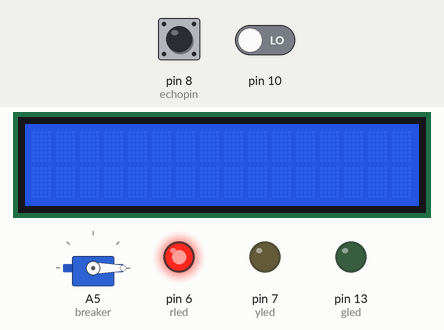
A sketch run on a simulated Arduino Uno, built with avr-gcc and run on an emulated ATmega328P. On the bench: 16×2 character LCD, servo, output pins drawn as LEDs (lit = HIGH). The inputs (shaded band) are chosen by the test bench; at power-on: pin 10 LOW, pin 8 (echopin) LOW. Pins used as bus, display or sensor lines are not drawn; what the sketch prints to the serial monitor is not drawn.

Above: at 1.6 s.
1.7 s: pin 10 driven HIGH
At 3.6 s:
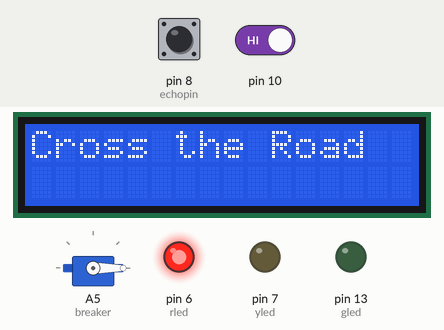
5.8 s: pin 10 driven LOW
At 8.9 s:
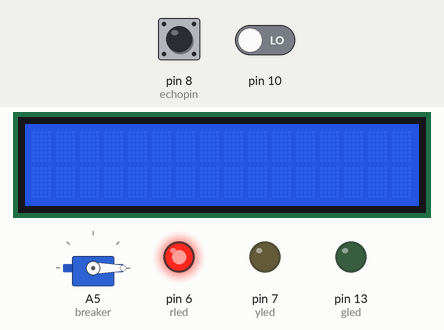
9.6 s: pin 8 (echopin) pulsed HIGH 5 times (0.12 s each, 0.3 s apart)
At 11.7 s:
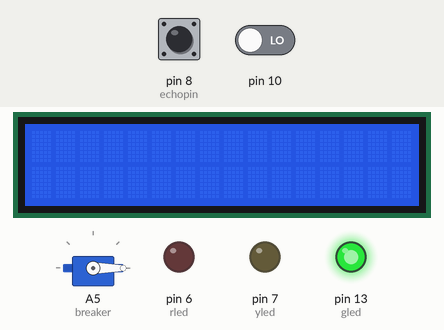
Timing chart, 0 to 13.5 s (numbered marks = the images above; inputs shaded):
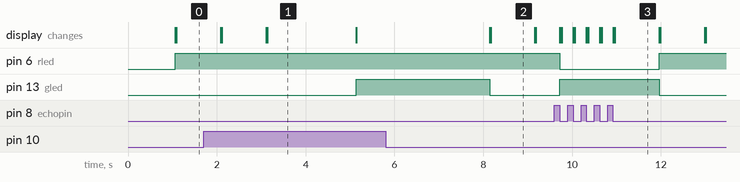

Measured:
- after the input at 1.7 s, pin 13 (gled): LOW → HIGH after 3.4 s; the display: first differs from a run without the input after 1.4 s (image 1)
- after the input at 5.8 s, the display: first differs from a run without the input after 2.4 s (image 2)
- after the input at 9.6 s, pin 6 (rled): HIGH → LOW after 0.12 s, → HIGH 2.2 s later; pin 13 (gled): LOW → HIGH after 0.12 s, → LOW 2.2 s later; the display: first changes after 0.12 s (image 3 shows a later state)
- what the display in image 1 shows lasts 2.0 s, from 3.1 s to 5.1 s
- what the display in image 2 shows lasts 1.0 s, from 8.2 s to 9.2 s

The sketch:

VH-21-27-MR-AND-MS-MARVEL.ino
```cpp
#include<LiquidCrystal.h>
#include <Servo.h>
LiquidCrystal lcd(11,12,2,3,4,5);
Servo servo10;
int breaker=A5;
const int trigpin=9;
const int echopin=8;
float interval,dist;
int rled=6;
int yled=7;
int gled=13;
int c=0;
int spd;
void setup()
{
  pinMode(10,INPUT);
  pinMode(A5,OUTPUT);
  pinMode(trigpin, OUTPUT);
  pinMode(echopin, INPUT);
  lcd.begin(16,2);
  pinMode(rled, OUTPUT);
  pinMode(yled, OUTPUT);
  pinMode(gled,OUTPUT);
  servo10.attach(breaker);
  servo10.write(0);
  Serial.begin(9600);
}

void loop()
{
  int a = digitalRead(10);
  Serial.println(a);
  digitalWrite(trigpin, LOW);
  delayMicroseconds(2);
  digitalWrite(trigpin, HIGH);
  delayMicroseconds(10);

  interval = pulseIn(echopin, HIGH);

  dist = (interval*.0343)/2;
  spd= dist/interval;
  if (dist<100)
  {
    lcd.println("STOP");
    digitalWrite(rled, HIGH);
    digitalWrite(yled, LOW);
    digitalWrite(gled, LOW);
    servo10.write(0);
    delay(20);
    lcd.clear();
    if( a==1)
    {
      digitalWrite(rled, HIGH);
      lcd.setCursor(0,0);
      lcd.println("Cross the Road");
      delay(2000);
      lcd.clear();
      digitalWrite(gled, HIGH);
      lcd.println("Now Proceed");
      c=c+a;
      Serial.println("Two Wheeler Count:");
      Serial.print(c);
      delay(2000);
    }

  }
  else if (dist>100 && dist<200)
  {
    lcd.println("Slow");
      digitalWrite(yled, HIGH);
      digitalWrite(rled, LOW);
      digitalWrite(gled,LOW);
      servo10.write(90);
      delay(2000);
      lcd.clear();
    if( a==1)
    {
      digitalWrite(yled,HIGH);
      lcd.setCursor(0,0);
      c=c+a;
      Serial.println("Two Wheeler Count:");
      Serial.print(c);
      delay(2000);
      lcd.clear();
    }
   }
  else if (dist>200)
  {

    lcd.println("PROCEED");
    digitalWrite(gled, HIGH);
    digitalWrite(yled, LOW);
    digitalWrite(rled,LOW);
    delay(20);
    servo10.write(0);
    delay(20);
    lcd.clear();
  }

   else
  {
    digitalWrite(gled, LOW);
  }


}
```
